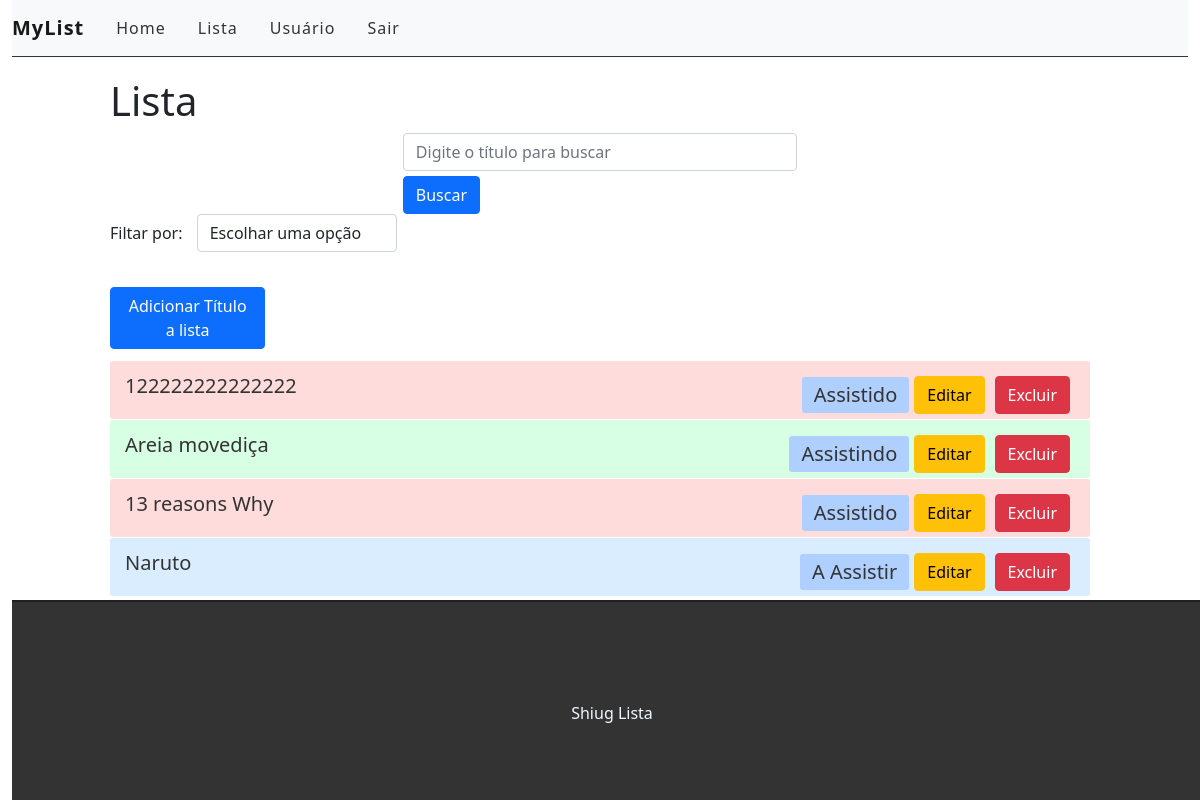
Page /?page=2 (signed in) on the committed database.
### list/models.py (models this page shows, shortened)
class Lista(models.Model):
    STATUS = (
    ('Assistindo','Assistindo'),
    ('Assistido', 'Assistido'),
    ('A Assistir','A Assistir'),
    )
    Tipo = (
        ('Filme', 'Filme'),
        ('Anime','Anime'),
        ('Série','Série'),
    )
    user = models.ForeignKey(get_user_model(), on_delete=models.CASCADE)
    titulo = models.CharField(max_length=255)
    descricao = models.TextField()
    status = models.CharField(
        max_length=10,
        choices=STATUS,
        blank=True,
    )
    tipo = models.CharField(
        max_length=5,
        choices=Tipo
    )
    created_at = models.DateTimeField(auto_now_add=True)
    updated_at = models.DateTimeField(auto_now=True)

### list/views.py (the view)
# urls.py: path('', views.lista, name="lista"),
@login_required
def lista(request):
    search = request.GET.get('titulo')
    filter = request.GET.get('filter')
    if search:
        listas = Lista.objects.filter(titulo__icontains=search, user=request.user)
    elif filter:
        listas = Lista.objects.filter(status=filter, user=request.user)
    else:
        listas_pg = Lista.objects.all().order_by('-created_at').filter(user=request.user)
        paginacao = Paginator(listas_pg, 5)
        page = request.GET.get('page')
        listas = paginacao.get_page(page)
    return render(request, 'list/lista.html', {'listas' : listas})

### list/templates/list/lista.html (shortened to what this page needs)
{% extends 'base.html'%}
{% block content%}
 <div class="offset-1 col-10 list-div">
    <h1>Lista</h1>
    <div class="row">
        <div class="col-5 search-div">
            <form method="GET" class="form-inline" id="search-form" autocomplete="off">
                <input class="form-control" type="text" id="titulo" name="titulo" placeholder="Digite o título para buscar" value="{{ request.GET.titulo }}">
                <input style="margin-top: 5px;" type="submit" class="btn btn-primary" value="Buscar" id="search-btn">
            </form>
        </div>
        <div class="col-12 filter-div">
            <span>Filtar por:</span>
            <select name="filter" id="filter" class="form-control">
                <option value="">Escolhar uma opção</option>
            </select>
        </div>
    </div>
    <div class="col-2 add-div">
        <a href="{% url 'adicionar' %}" class="btn btn-primary btn-addbtn">Adicionar Título a lista</a>
    </div>
    <ul class="list-lista">
        {% for lista in listas %}
        {% if lista.status == 'A Assistir' %}
            <li class="list-item">
        {% elif lista.status == 'Assistindo' %}
            <li class="list-item assis">
        {% else %}
            <li class="list-item vist">
        {% endif %}
                <span><a href="/list/{{lista.id}}" class="link-list">{{lista.titulo}}</a></span>
                <span><a class="btn btn-danger botadd" href="{% url 'delete' lista.id%}"onclick="return confirm('Tem certeza que deseja deletar este título?')">Excluir</a></span>
                <span><a class="btn btn-warning botedt" href="{% url 'editar' lista.id %}">Editar</a></span>
                <span><a href="{% url 'changestatus' lista.id %}" class="link-list status">{{lista.status}}</a></span>
            </li>
        {% endfor %}
    </ul>
    <div class="pagination">
        <span class="step-links">
            {% if listas.has_previous %}
                <a class="btn btn-secondary esquerda" href="?page={{listas.previous_page_number}}">&#8592;</a>
            {% endif %}
            {% if listas.paginator.num_pages%}
            <span class="current">
            </span>
            {% endif %}
        </span>
    </div>
 </div>
{% endblock %}

### list/static/css/style.css (style rules this page uses)
.add-div { display: inline-block; color: #fff; padding: 8px; border-radius: 5px; margin-right: 25px; padding-left: 0px; padding-top: 20px; padding-bottom: 2px; }
.search-div { padding: 0; margin-top: 15px; margin-bottom: 15px; margin: auto; display: inline-block; }
#filter { display: inline-block; width: 200px; margin-left: 10px; }
.filter-div { margin-bottom: 15px; padding: 0; }
.list-div { padding: 0; }
.list-lista { padding-left: 0; padding-top: 10px; }
.list-item { list-style: none; font-size: 20px; height: 58px; padding: 0px 15px; padding-top: 10px; background-color: rgb(217, 237, 255); border-radius: 3px; margin-bottom: 1px; }
.list-item.assis { background-color: rgb(215, 255, 227); }
.list-item.vist { background-color: rgb(255, 220, 220); }
.link-list.status { float: right; margin-top: 6px; border: 2px; border-radius: 3px; background-color: #afcfff; padding: .200rem .75rem; }
.botadd, .botedt { margin: 5px; float: right; padding-top: 50%; }
a.link-list { text-decoration: none; color: #333; }
.pagination { margin-bottom: 20px; }
.step-links { position: relative; margin-left: auto; margin-right: auto; }
.step-links .current { margin-left: 5px; margin-right: 5px; }

### rows in the picture
Lista: titulo "122222222222222", status "Assistido"
Lista: titulo "Areia movediça", status "Assistindo"
Lista: titulo "13 reasons Why", status "Assistido"
Lista: titulo "Naruto", status "A Assistir"
